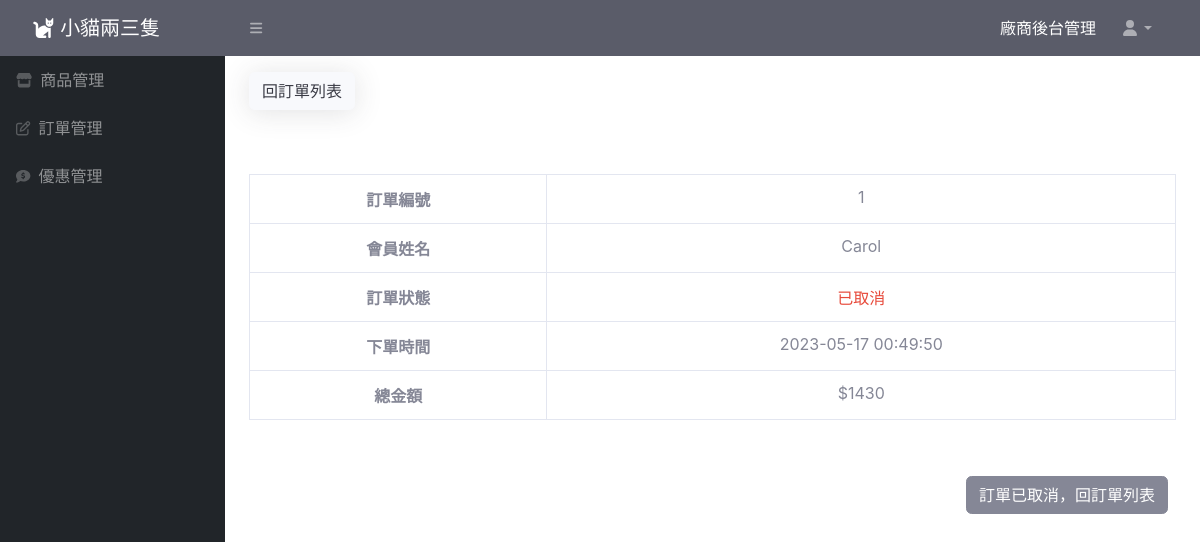
Screenshot of /pet_back/order-update.php?order_id=1 with the database file from the repository.
### tables this page shows
CREATE TABLE `orders` (
  `order_id` int(30) NOT NULL,
  `vendor_id` int(30) NOT NULL,
  `user_id` int(30) NOT NULL,
  `status_id` varchar(30) NOT NULL,
  `created_at` datetime NOT NULL,
  `total_amount` int(50) NOT NULL
);

CREATE TABLE `users` (
  `user_id` int(11) NOT NULL,
  `username` varchar(30) NOT NULL,
  `password` varchar(30) NOT NULL,
  `email` varchar(30) NOT NULL,
  `created_at` datetime NOT NULL,
  `updated_at` datetime NOT NULL,
  `valid` tinyint(4) UNSIGNED NOT NULL
);

CREATE TABLE `order_status` (
  `status_id` int(3) NOT NULL,
  `status_name` varchar(30) NOT NULL
);

### pet_back/order/order-update.php (the view, shortened to what this page needs)
<?php
$order_id = $_GET["order_id"];
require_once("./db_connect.php");
$sql = "SELECT orders.*, users.username AS user_name, order_status.status_name AS status_name
FROM orders
JOIN users ON users.user_id = orders.user_id
JOIN order_status ON order_status.status_id = orders.status_id
WHERE order_id= $order_id";
$result = $conn->query($sql);
$row = $result->fetch_assoc();
?>
<!doctype html>
<html lang="en">
<head>
    <link href="https://cdn.jsdelivr.net/npm/bootstrap@5.2.1/dist/css/bootstrap.min.css" rel="stylesheet">
    <link href="css/sb-admin-2.min.css" rel="stylesheet">
</head>
<body>
    <div class="container ">
        <div class="py-3 text-start">
            <?php if (isset($_GET["order_id"])) : ?>
                <a class="btn btn-light shadow  bg-body-tertiary rounded" href="order-list.php">回訂單列表</a>
            <?php endif; ?>
        </div>
        <form action="order-doUpdate.php" method="post">
            <table class="table table-bordered my-5 text-center">
                <tr>
                    <th>訂單編號</th>
                    <td><?= $row["order_id"] ?></td>
                </tr>
                <tr>
                    <th>會員姓名</th>
                    <td><?= $row["user_name"] ?></td>
                </tr>
                <tr>
                    <th>訂單狀態</th>
                    <td class="text-danger"><?= $row["status_name"] ?></td>
                </tr>
                <tr>
                    <th>下單時間</th>
                    <td><?= $row["created_at"] ?></td>
                </tr>
                <tr>
                    <th>總金額</th>
                    <td>$<?= $row["total_amount"] ?></td>
                </tr>
            </table>
            <div class="py-2 d-flex justify-content-end">
                <?php if ($row["status_id"] == 1) : ?>
                    <button class="btn btn-warning mx-2" type="submit" name="action" value="ship">出貨</button>
                    <button class="btn btn-danger mx-2" type="button" name="action" value="cancel" data-bs-toggle="modal" data-bs-target="#deleteModal">取消訂單</button>
                <?php elseif ($row["status_id"] == 2 || $row["status_id"] == 3) : ?>
                    <button class="btn btn-danger mx-2" type="button" name="action" value="cancel" data-bs-toggle="modal" data-bs-target="#deleteModal">取消訂單</button>
                <?php elseif ($row["status_id"] == 4) : ?>
                    <a class="btn btn-secondary mx-2" href="./order-list.php">訂單已取消，回訂單列表</a>
                <?php endif; ?>
            </div>
        </form>
    </div>
</body>
</html>

### rows the page displays
orders: order_id "1", user.username "Carol", status.status_name "已取消", created_at "2023-05-17 00:49:50", total_amount "1430"
